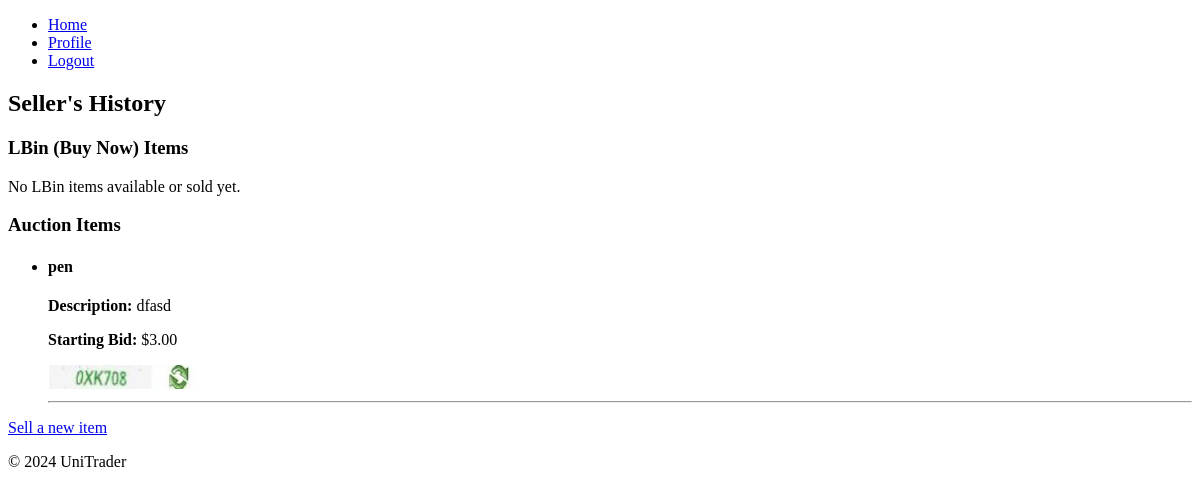
The page /seller_history/ (signed in) on the database as committed earlier.
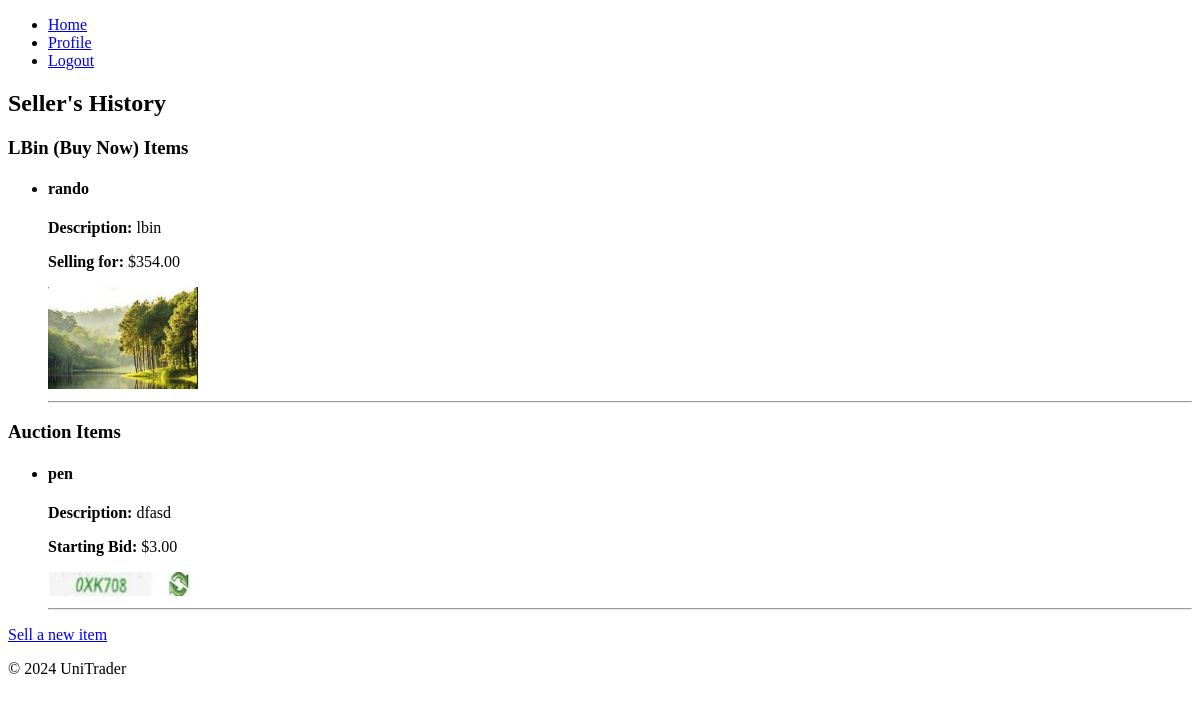
The same page on the database as committed later.
### unitrader/models.py (models this page shows, shortened)
class Item(models.Model):
    item_title = models.CharField(max_length=100)
    item_description = models.TextField()
    item_tags = models.CharField(max_length=255, blank=True, null=True)
    item_age = models.IntegerField(null=True, blank=True)
    base_price = models.DecimalField(max_digits=10, decimal_places=2)
    item_image = models.ImageField(upload_to='item_images/', blank=True, null=True)
    quantity = models.IntegerField(default=1)
    seller = models.ForeignKey(User, on_delete=models.CASCADE)
    created_at = models.DateTimeField(auto_now_add=True)
    updated_at = models.DateTimeField(auto_now=True)
    highest_bid = models.DecimalField(max_digits=10, decimal_places=2, default=0.00)
    highest_bidder = models.ForeignKey(User, on_delete=models.SET_NULL, null=True, blank=True, related_name='highest_bidder')
    bidding_end_time = models.DateTimeField(default=timezone.now)  # Set this when the item is created
    status = models.CharField(max_length=20, choices=[('available', 'Available'), ('sold', 'Sold')], default='available')

### unitrader/views.py (the view)
# urls.py: path('seller_history/', views.seller_history, name='seller_history'),
@login_required
def seller_history(request):
    available_lbin_items = Item.objects.filter(
        seller=request.user, status="available", item_tags__iexact="lbin"
    )
    sold_lbin_items = Item.objects.filter(
        seller=request.user, status="sold", item_tags__iexact="lbin"
    )
    available_auction_items = Item.objects.filter(
        seller=request.user, status="available", item_tags__iexact="auction"
    )
    sold_auction_items = Item.objects.filter(
        seller=request.user, status="sold", item_tags__iexact="auction"
    )
    context = {
        "available_lbin_items": available_lbin_items,
        "sold_lbin_items": sold_lbin_items,
        "available_auction_items": available_auction_items,
        "sold_auction_items": sold_auction_items,
    }
    return render(request, "unitrader/seller_history.html", context)

### templates/unitrader/seller_history.html (shortened to what this page needs)
{% extends "unitrader/base.html" %}
{% block content %}
<h2>Seller's History</h2>
<h3>LBin (Buy Now) Items</h3>
{% if sold_lbin_items or available_lbin_items %}
    <ul>
        {% for item in available_lbin_items %}
            <li>
                <h4>{{ item.item_title }}</h4>
                <p><strong>Description:</strong> {{ item.item_description }}</p>
                <p><strong>Selling for:</strong> ${{ item.base_price }}</p>
                {% if item.item_image %}
                    <img src="{{ item.item_image.url }}" alt="{{ item.item_title }}" style="max-width: 150px;">
                {% endif %}
            </li>
            <hr>
        {% endfor %}
    </ul>
{% else %}
    <p>No LBin items available or sold yet.</p>
{% endif %}
<h3>Auction Items</h3>
{% if sold_auction_items or available_auction_items %}
    <ul>
        {% for item in available_auction_items %}
            <li>
                <h4>{{ item.item_title }}</h4>
                <p><strong>Description:</strong> {{ item.item_description }}</p>
                <p><strong>Starting Bid:</strong> ${{ item.base_price }}</p>
                {% if item.item_image %}
                    <img src="{{ item.item_image.url }}" alt="{{ item.item_title }}" style="max-width: 150px;">
                {% endif %}
            </li>
            <hr>
        {% endfor %}
    </ul>
{% else %}
    <p>No Auction items available or sold yet.</p>
{% endif %}
<a href="{% url 'sell_item' %}">Sell a new item</a>
{% endblock %}

### templates/unitrader/base.html (shortened to what this page needs)
<!DOCTYPE html>
<html lang="en">
<head>
</head>
<body>
    <header>
        <nav>
            <ul>
                <li><a href="{% url 'home' %}">Home</a></li>
                {% if user.is_authenticated %}
                    <li><a href="{% url 'profile' %}">Profile</a></li>
                    <li><a href="{% url 'logout' %}">Logout</a></li>
                {% else %}
                    <li><a href="{% url 'signin' %}">Sign In</a></li>
                    <li><a href="{% url 'signup' %}">Sign Up</a></li>
                {% endif %}
            </ul>
        </nav>
    </header>
    <main>
        {% block content %}
        {% endblock %}
    </main>
    <footer>
        <p>&copy; 2024 UniTrader</p>
    </footer>
</body>
</html>

Rows that differ between the two databases and show on the page:
now on this page (row edited): Item: item_title "rando", item_description "lbin", base_price "354.00", item_image (picture), shown under "LBin (Buy Now) Items"
Other text that changed with them:
text no longer shown: "No LBin items available or sold yet."
